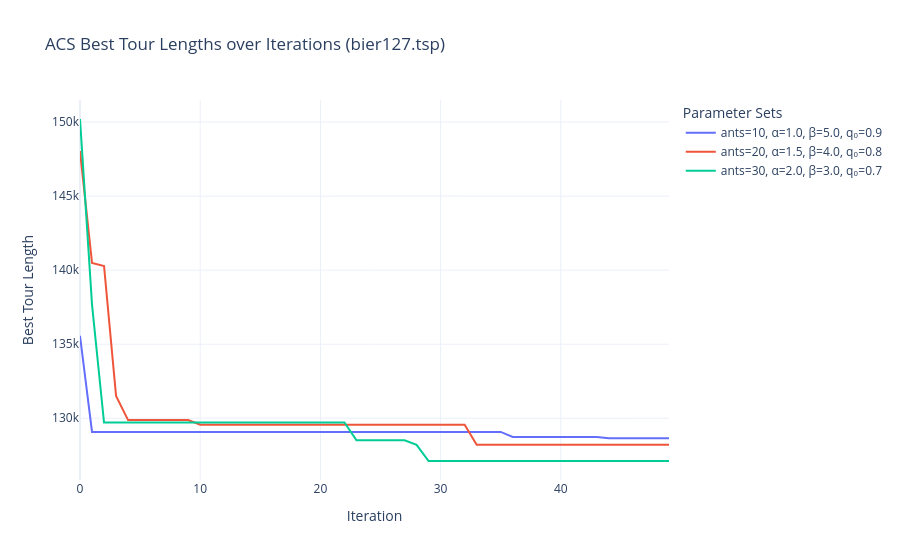
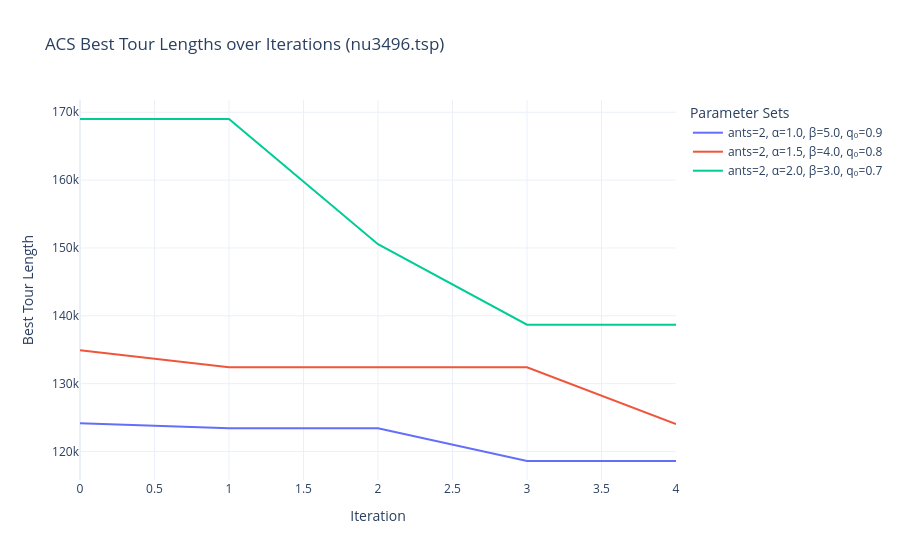

Write notebook code for charts like these, in order.
### Markdown cell above
## ACS Parameter Testing and Convergence Plotting

In this section, we evaluate the behavior of the Ant Colony System (ACS) algorithm using different parameter configurations on two Traveling Salesman Problem (TSP) datasets: `bier127.tsp` and `nu3496.tsp`.

### Experimental Setup

We define a list of parameter sets for ACS:
- **num_ants**: Number of ants used per iteration
- **num_iterations**: Number of iterations to run the algorithm
- **alpha (α)**: Relative importance of the pheromone trail
- **beta (β)**: Relative importance of the heuristic information (e.g., inverse distance)
- **evaporation**: Global pheromone evaporation rate
- **Q**: Constant used in the global pheromone update rule
- **q0**: Probability of exploitation vs. exploration
- **tau0**: Initial pheromone value

For each parameter configuration, we run the algorithm and collect the best tour length found after each iteration. These lengths are then plotted using Plotly to visualize the convergence behavior.

### Results

- The **first plot** shows convergence curves for different parameter sets on `bier127.tsp`, a moderate-sized TSP instance.
- The **second plot** shows convergence on the larger `nu3496.tsp` dataset with smaller-scale parameter settings for faster runtime.

### Code cell
import plotly.graph_objects as go

# Define parameter sets: (num_ants, num_iterations, alpha, beta, evaporation, Q, q0, tau0)
parameter_sets = [
    (10, 50, 1.0, 5.0, 0.5, 100, 0.9, 1.0),
    (20, 50, 1.5, 4.0, 0.6, 120, 0.8, 1.2),
    (30, 50, 2.0, 3.0, 0.7, 150, 0.7, 1.5)
]

# Load TSP datasets using your read_tsp_data function
tsp_nodes_bier = read_tsp_data("bier127.tsp")
tsp_nodes_large = read_tsp_data("nu3496.tsp")

# Run ACS for each parameter set and collect length progression
def run_tests_and_plot(nodes, dataset_name):
    fig = go.Figure()

    for params in parameter_sets:
        num_ants, num_iterations, alpha, beta, evaporation, Q, q0, tau0 = params
        best_tour, best_length, best_over_iter = ant_colony_system(
            nodes,
            num_ants=num_ants,
            num_iterations=num_iterations,
            alpha=alpha,
            beta=beta,
            evaporation=evaporation,
            Q=Q,
            q0=q0,
            tau0=tau0
        )

        fig.add_trace(go.Scatter(
            y=best_over_iter,
            mode='lines',
            name=f"ants={num_ants}, α={alpha}, β={beta}, q₀={q0}"
        ))

    fig.update_layout(
        title=f"ACS Best Tour Lengths over Iterations ({dataset_name})",
        xaxis_title="Iteration",
        yaxis_title="Best Tour Length",
        legend_title="Parameter Sets",
        template="plotly_white"
    )
    fig.show()

# Run and plot for both datasets
run_tests_and_plot(tsp_nodes_bier, "bier127.tsp")

parameter_sets = [
    (2, 5, 1.0, 5.0, 0.5, 100, 0.9, 1.0),
    (2, 5, 1.5, 4.0, 0.6, 120, 0.8, 1.2),
    (2, 5, 2.0, 3.0, 0.7, 150, 0.7, 1.5)
]


run_tests_and_plot(tsp_nodes_large, "nu3496.tsp")

### Figure 1 — Plotly figure (JSON) as saved in the notebook; plotly's stock layout.template omitted (floating-point values rounded to 4 significant figures)
{"data": [{"mode": "lines", "name": "ants=10, α=1.0, β=5.0, q₀=0.9", "y": [135600.0, 129100.0, 129100.0, 129100.0, 129100.0, 129100.0, 129100.0, 129100.0, 129100.0, 129100.0, 129100.0, 129100.0, 129100.0, 129100.0, 129100.0, 129100.0, 129100.0, 129100.0, 129100.0, 129100.0, 129100.0, 129100.0, 129100.0, 129100.0, 129100.0, 129100.0, 129100.0, 129100.0, 129100.0, 129100.0, 129100.0, 129100.0, 129100.0, 129100.0, 129100.0, 129100.0, 128700.0, 128700.0, 128700.0, 128700.0, 128700.0, 128700.0, 128700.0, 128700.0, 128600.0, 128600.0, 128600.0, 128600.0, 128600.0, 128600.0], "type": "scatter"}, {"mode": "lines", "name": "ants=20, α=1.5, β=4.0, q₀=0.8", "y": [148000.0, 140500.0, 140300.0, 131500.0, 129900.0, 129900.0, 129900.0, 129900.0, 129900.0, 129900.0, 129600.0, 129600.0, 129600.0, 129600.0, 129600.0, 129600.0, 129600.0, 129600.0, 129600.0, 129600.0, 129600.0, 129600.0, 129600.0, 129600.0, 129600.0, 129600.0, 129600.0, 129600.0, 129600.0, 129600.0, 129600.0, 129600.0, 129600.0, 128200.0, 128200.0, 128200.0, 128200.0, 128200.0, 128200.0, 128200.0, 128200.0, 128200.0, 128200.0, 128200.0, 128200.0, 128200.0, 128200.0, 128200.0, 128200.0, 128200.0], "type": "scatter"}, {"mode": "lines", "name": "ants=30, α=2.0, β=3.0, q₀=0.7", "y": [150200.0, 137700.0, 129700.0, 129700.0, 129700.0, 129700.0, 129700.0, 129700.0, 129700.0, 129700.0, 129700.0, 129700.0, 129700.0, 129700.0, 129700.0, 129700.0, 129700.0, 129700.0, 129700.0, 129700.0, 129700.0, 129700.0, 129700.0, 128500.0, 128500.0, 128500.0, 128500.0, 128500.0, 128200.0, 127100.0, 127100.0, 127100.0, 127100.0, 127100.0, 127100.0, 127100.0, 127100.0, 127100.0, 127100.0, 127100.0, 127100.0, 127100.0, 127100.0, 127100.0, 127100.0, 127100.0, 127100.0, 127100.0, 127100.0, 127100.0], "type": "scatter"}], "layout": {"title": {"text": "ACS Best Tour Lengths over Iterations (bier127.tsp)"}, "xaxis": {"title": {"text": "Iteration"}}, "yaxis": {"title": {"text": "Best Tour Length"}}, "legend": {"title": {"text": "Parameter Sets"}}}}

### Figure 2 — Plotly figure (JSON) as saved in the notebook; plotly's stock layout.template omitted (floating-point values rounded to 4 significant figures)
{"data": [{"mode": "lines", "name": "ants=2, α=1.0, β=5.0, q₀=0.9", "y": [124200.0, 123400.0, 123400.0, 118600.0, 118600.0], "type": "scatter"}, {"mode": "lines", "name": "ants=2, α=1.5, β=4.0, q₀=0.8", "y": [134900.0, 132400.0, 132400.0, 132400.0, 124000.0], "type": "scatter"}, {"mode": "lines", "name": "ants=2, α=2.0, β=3.0, q₀=0.7", "y": [169000.0, 169000.0, 150600.0, 138700.0, 138700.0], "type": "scatter"}], "layout": {"title": {"text": "ACS Best Tour Lengths over Iterations (nu3496.tsp)"}, "xaxis": {"title": {"text": "Iteration"}}, "yaxis": {"title": {"text": "Best Tour Length"}}, "legend": {"title": {"text": "Parameter Sets"}}}}
